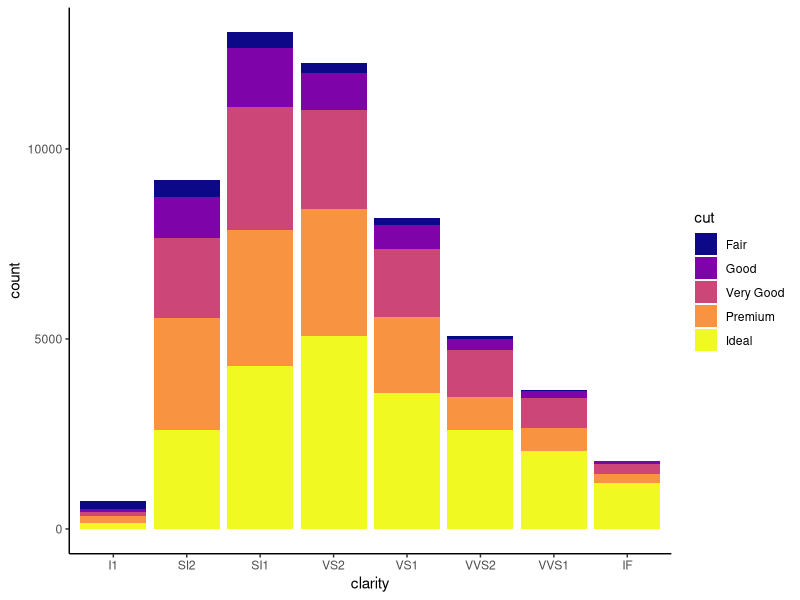

Recreate this plot in R.
library(ggplot2)
ggplot(diamonds, aes(x = clarity, fill = cut)) + 
  geom_bar()+
  theme(axis.text.x = element_text(angle = 70, vjust = 0.5)) +
  scale_fill_viridis_d(option = 'C') + 
  theme_classic()
